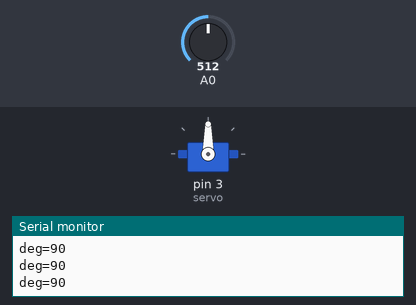
This sketch was run on a simulated Arduino Uno, built with avr-gcc and run on an emulated ATmega328P. On the bench: servo, the last lines printed to the serial monitor. The test bench sets the inputs (shaded band); at power-on: A0 = 512.

Above: at 1.2 s.
1.3 s: A0 set to 60
At 2.5 s:
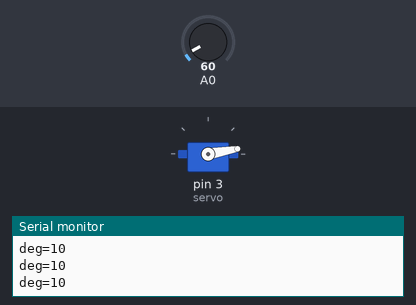
2.8 s: A0 set to 51
At 3.7 s:
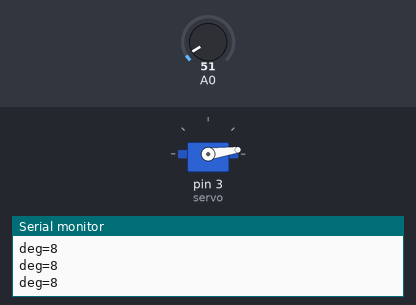
5.8 s: A0 set to 122
At 7.0 s:
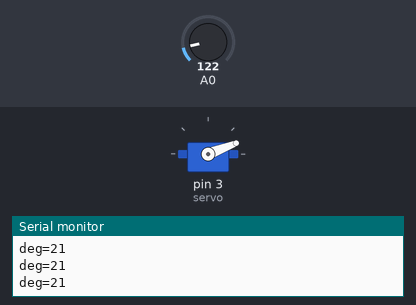
7.3 s: A0 set to 306
At 8.3 s:
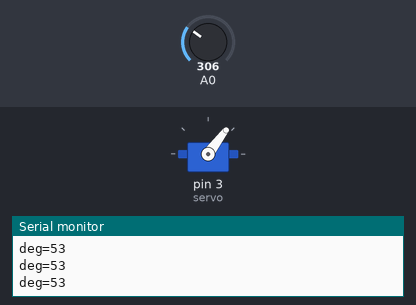
8.8 s: A0 set to 716
At 9.7 s:
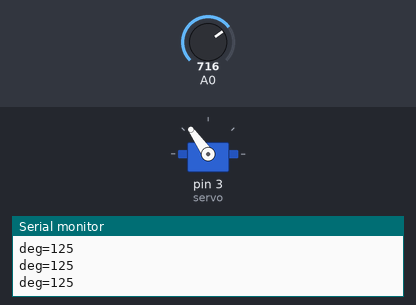
10.3 s: A0 set to 900
At 10.7 s:
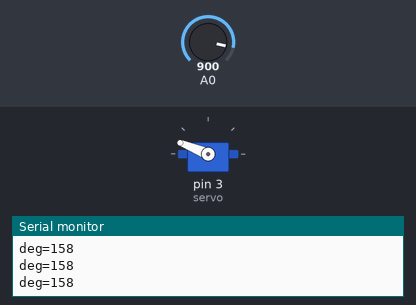
Timing chart, 0 to 12.8 s (numbered marks = the images above; inputs shaded):
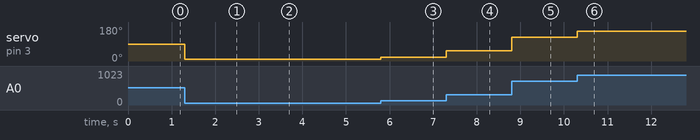

The sketch:

D_16_v_2_0_e_1_servo_with_lib.ino
```cpp
#include <Servo.h>

/*
  File: D_16_v_2_0_e_1_servo_with_lib
  Behavior: 7-seg LED
  Ports used:

  Date: 2013/06/06 11:07:55

*/

Servo servo;//サーボのインスタンス

void setup(){
  //サーボの信号線を３番ピンに接続
  //（PWMピン以外のピンにも接続可）
  servo.attach(3);

  Serial.begin(9600);

}

void loop(){
  //センサの読み取り値
  int val=analogRead(0);
  //map()を使って0~1023のセンサ読取り値を0~180の角度に変換
  int deg=map(val,0,1023,0,180);
  //サーボ出力
  servo.write(deg);//0~180まで

  Serial.print("deg=");
  Serial.println(String(deg));

}
```

Measured:
- after the input at 1.3 s, servo on pin 3 (servo): 90° → 10° at once
- after the input at 2.8 s, servo on pin 3 (servo): 10° → 8° at once
- after the input at 5.8 s, servo on pin 3 (servo): 8° → 21° at once
- after the input at 7.3 s, servo on pin 3 (servo): 21° → 53° at once
- after the input at 8.8 s, servo on pin 3 (servo): 53° → 125° at once
- after the input at 10.3 s, servo on pin 3 (servo): 125° → 158° at once
